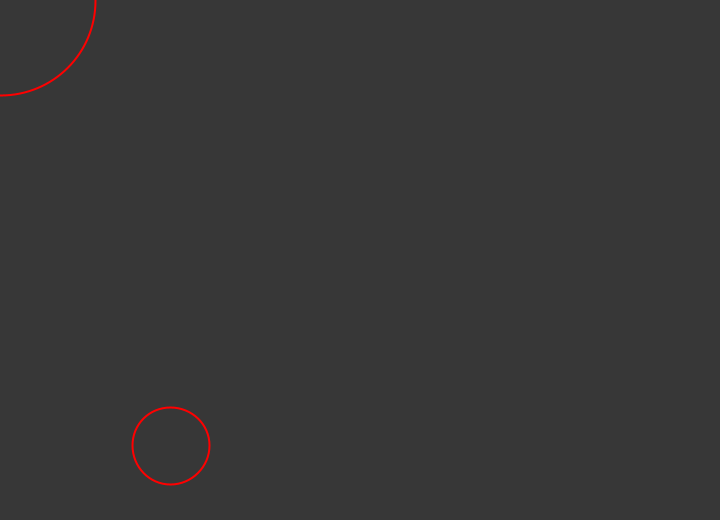
Frame 1 (no input)
Frame 60 (the mouse pressed at the canvas centre just before this capture): identical to frame 1, image omitted
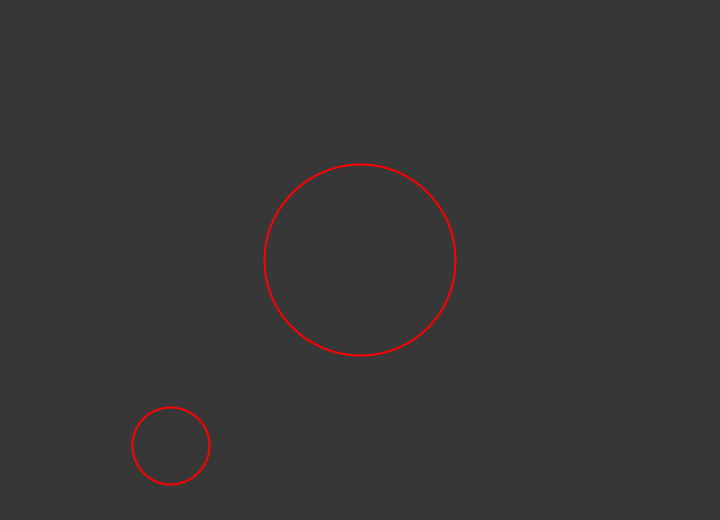
Frame 120 (the mouse held since frame 60 and released just before this capture)

The Processing sketch that drew these frames (run headless with seeded random() and noise(); from frame 60 on, the mouse is pressed at the canvas centre):

// Processing sketch: S_ObjectComunication
// ── S_ObjectComunication.pde
Particle particle1, particle2;

void setup() {
  size(720, 520);

  particle1 = new Particle();
  particle2 = new Particle();
}

void draw() {
  background(55);

  particle1.x = mouseX;
  particle1.y = mouseY;

  if (particle2.overlaps(particle1)) {
    background(150);
  }

  particle1.display();
  particle2.display();
}

// ── Particle.pde
class Particle {
  float x;
  float y;
  float diameter;
  Particle parti;

  Particle() {
    x = random(width);
    y = random(height);
    diameter = random(20, 200);
  }

  void  display() {
    stroke(255, 0, 0);
    strokeWeight(2);
    noFill();
    circle(x, y, diameter);
  }

  boolean overlaps(Particle other) {
    float distance = dist(x, y, other.x, other.y);
    if (diameter/2 + other.diameter/2 <= distance) {
      return false;
    } else {
      return true;
    }
  }

  /*void collitionDetect(Particle parti) { // Other way to determinate a collition
   float distanceToOther;
   distanceToOther = dist(x, y, parti.x, parti.y);
   if (distanceToOther - diameter/2 - parti.diameter/2 <=0 ) {
   println("BOOOM");
   }
   }*/
}
